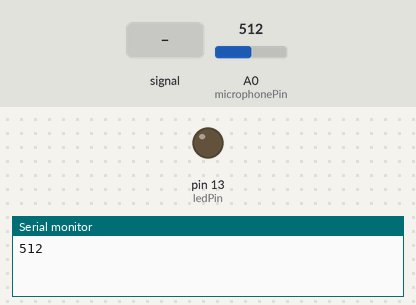
A sketch run on a simulated Arduino Uno, built with avr-gcc and run on an emulated ATmega328P. Shown: output pins drawn as LEDs (lit = HIGH), the last lines printed to the serial monitor. The test bench sets the inputs (shaded band); at power-on: A0 (microphonePin) = 512.

Above: at 1.2 s.
1.3 s: A0 (microphonePin) fed a 200 Hz sine of ±460 counts around its level
At 1.7 s:
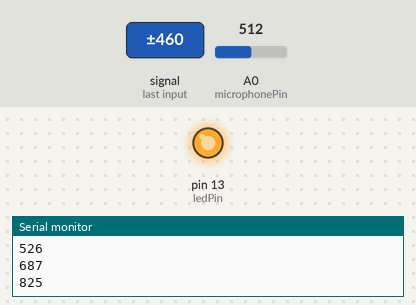
4.3 s: A0 (microphonePin) set to 716
At 5.4 s:
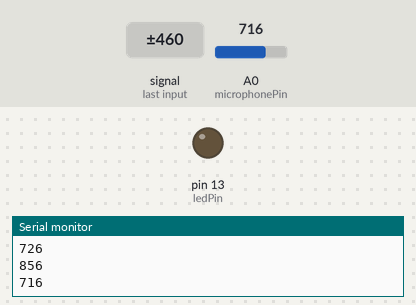
5.8 s: A0 (microphonePin) set to 787
7.3 s: A0 (microphonePin) set to 813
At 7.7 s:
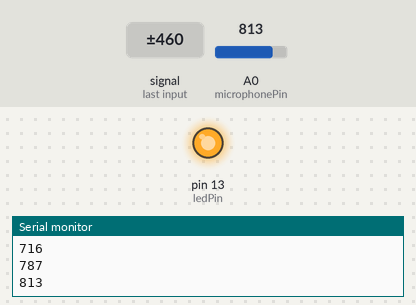
10.3 s: A0 (microphonePin) set to 790
At 10.9 s:
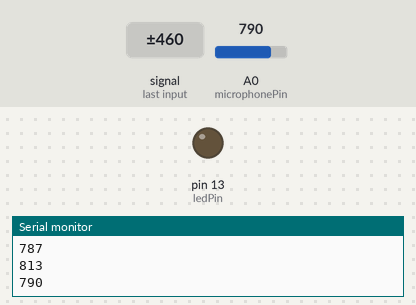
Timing chart, 0 to 12.8 s (numbered marks = the images above; inputs shaded):
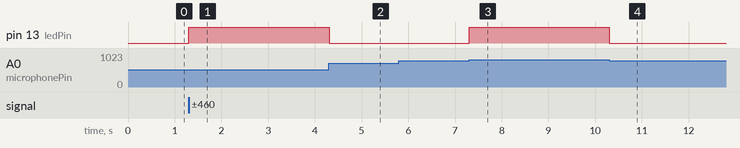

Measured:
- the behaviour switches between 800 and 801 on A0 (microphonePin) (found by bisection; images 2 and 3)
- after the input at 1.3 s, pin 13 (ledPin): LOW → HIGH at once
- after the input at 4.3 s, pin 13 (ledPin): HIGH → LOW at once
- after the input at 7.3 s, pin 13 (ledPin): LOW → HIGH at once
- after the input at 10.3 s, pin 13 (ledPin): HIGH → LOW at once

The sketch:

audio_amp.ino
```cpp
//these define the pin connections
const int microphonePin = 0;  //the microphone positive terminal will connect to analog pin A0 to be read
const int ledPin = LED_BUILTIN;        //the code will flash the LED connected to pin 13

int sample; //the variable that will hold the value read from the microphone each time
int lastSample = 2040;
const int threshold = 800;  //the microphone threshold sound level at which the LED will turn on

void setup()
{
  pinMode(ledPin, OUTPUT);  //sets digital pin 13 as output
  Serial.begin(9600);  //sets the baud rate at 9600 so we can check the values the microphone is obtaining on the Serial Monitor
}

void loop()
{
  sample = analogRead(microphonePin);  //the arduino takes continuous readings from the microphone
  if (sample != lastSample)
  {
    Serial.println(sample);
    lastSample = sample;
  }
  if (sample > threshold)
  {
    digitalWrite(ledPin, HIGH);  //if the reading is greater than the threshold value, LED turns on
    delay(500);  //LED stays on for a half a second
    digitalWrite(ledPin, LOW);  //LED turns off
  }
  else
  {
    digitalWrite(ledPin, LOW);
  }
}
```
